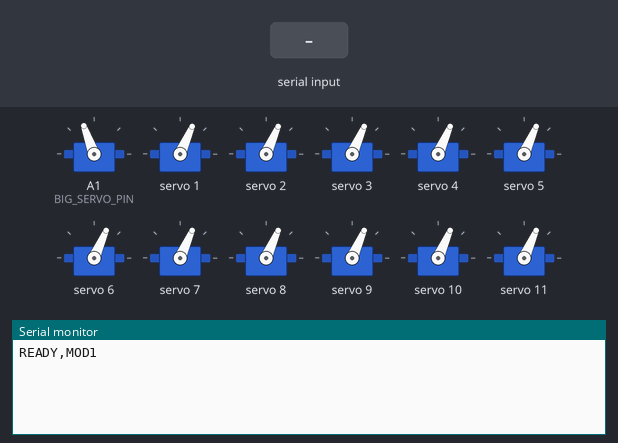
The sketch below on a simulated Arduino Uno, built with avr-gcc and run on an emulated ATmega328P. Parts: 12 × servo, the last lines printed to the serial monitor. Inputs (shaded band) come from the test bench.

Above: at 2.0 s.
2.1 s: "SET,\n" received over Serial
At 3.0 s:
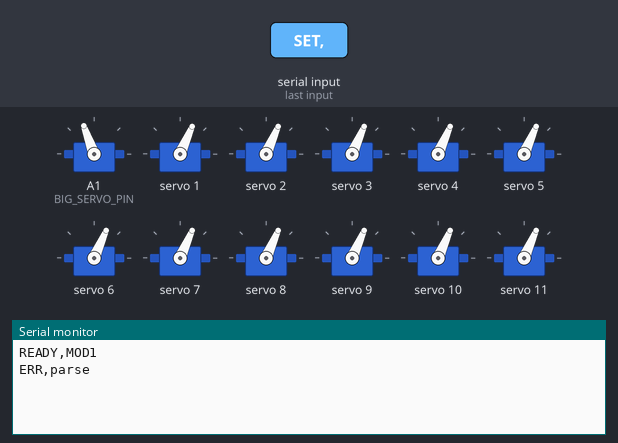
3.6 s: "PING\n" received over Serial
At 4.2 s:
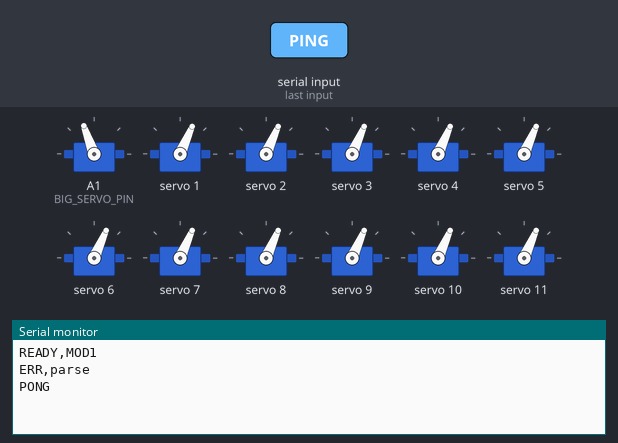
5.1 s: "90,45\n" received over Serial
At 6.5 s:
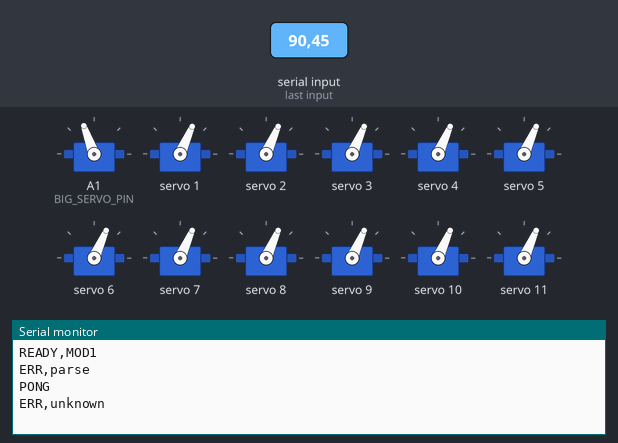

Measured:
- after the input at 2.1 s, the serial monitor: prints a new line at once (image 1)
- after the input at 3.6 s, the serial monitor: prints a new line at once (image 2)
- after the input at 5.1 s, the serial monitor: prints a new line at once (image 3)

The sketch:

mod1_mega.ino
```cpp
/*
 * SmartSunroom — Module 1 board (typically COM8)
 *
 * Hardware:
 *   PCA9685 @ 0x40 on hardware I2C SDA=20, SCL=21 -> small servos 1-15
 *   Channel map: servo N -> PCA channel N (1-15; channel 0 unused)
 *   High-power NS servo on pin A1
 *
 * Serial 115200:
 *   PING                 -> PONG
 *   SET,ns,a1,...,a15    -> OK  (per-channel delay SERVO_STEP_DELAY_MS, then OK)
 */

#include <Wire.h>
#include <Adafruit_PWMServoDriver.h>
#include <Servo.h>

#define SERIAL_BAUD           115200
#define BIG_SERVO_PIN         A1
#define SERVOMIN              150
#define SERVOMAX              600
#define LOCAL_CNT             15
#define LINE_BUF_SIZE         128

// Per-channel delay to avoid current spikes / incomplete moves
#define SERVO_STEP_DELAY_MS   300
#define BIG_SERVO_SETTLE_MS   600
#define BATCH_SETTLE_MS       400

Adafruit_PWMServoDriver pwm(0x40, Wire);
Servo bigServo;

char lineBuf[LINE_BUF_SIZE];
uint8_t lineLen = 0;

int angleToPulse(int angle) {
  return map(constrain(angle, 0, 180), 0, 180, SERVOMIN, SERVOMAX);
}

void setLocalServo(uint8_t id, int angle) {
  if (id < 1 || id > LOCAL_CNT) return;
  pwm.setPWM(id, 0, angleToPulse(angle));
}

void setAllLocal(int angle, bool slow) {
  for (uint8_t i = 1; i <= LOCAL_CNT; i++) {
    setLocalServo(i, angle);
    if (slow) delay(SERVO_STEP_DELAY_MS);
  }
}

bool parseSet(const char *line, int *ns, int *angles) {
  if (strncmp(line, "SET,", 4) != 0) return false;
  const char *p = line + 4;
  char *end = NULL;
  *ns = (int)strtol(p, &end, 10);
  if (end == p || *end != ',') return false;
  p = end + 1;
  for (uint8_t i = 0; i < LOCAL_CNT; i++) {
    angles[i] = (int)strtol(p, &end, 10);
    if (end == p) return false;
    if (i < LOCAL_CNT - 1) {
      if (*end != ',') return false;
      p = end + 1;
    }
  }
  return true;
}

void handleLine(const char *line) {
  if (strcmp(line, "PING") == 0) {
    Serial.println(F("PONG"));
    return;
  }
  if (strncmp(line, "SET,", 4) == 0) {
    int ns = 110;
    int angles[LOCAL_CNT];
    if (!parseSet(line, &ns, angles)) {
      Serial.println(F("ERR,parse"));
      return;
    }

    // Big servo first; allow settle time
    bigServo.write(constrain(ns, 0, 180));
    delay(BIG_SERVO_SETTLE_MS);

    // Then small servos one by one
    for (uint8_t i = 0; i < LOCAL_CNT; i++) {
      setLocalServo(i + 1, angles[i]);
      delay(SERVO_STEP_DELAY_MS);
    }
    delay(BATCH_SETTLE_MS);

    Serial.println(F("OK"));
    return;
  }
  Serial.println(F("ERR,unknown"));
}

void setup() {
  Serial.begin(SERIAL_BAUD);
  Wire.begin();
  pwm.begin();
  pwm.setPWMFreq(60);
  bigServo.attach(BIG_SERVO_PIN);
  delay(500);
  // Fast home on boot; long delays would make host PING time out
  bigServo.write(110);
  delay(300);
  setAllLocal(60, false);
  Serial.println(F("READY,MOD1"));
}

void loop() {
  while (Serial.available() > 0) {
    char c = (char)Serial.read();
    if (c == '\r') continue;
    if (c == '\n') {
      lineBuf[lineLen] = '\0';
      if (lineLen > 0) handleLine(lineBuf);
      lineLen = 0;
      continue;
    }
    if (lineLen < LINE_BUF_SIZE - 1) lineBuf[lineLen++] = c;
  }
}
```
